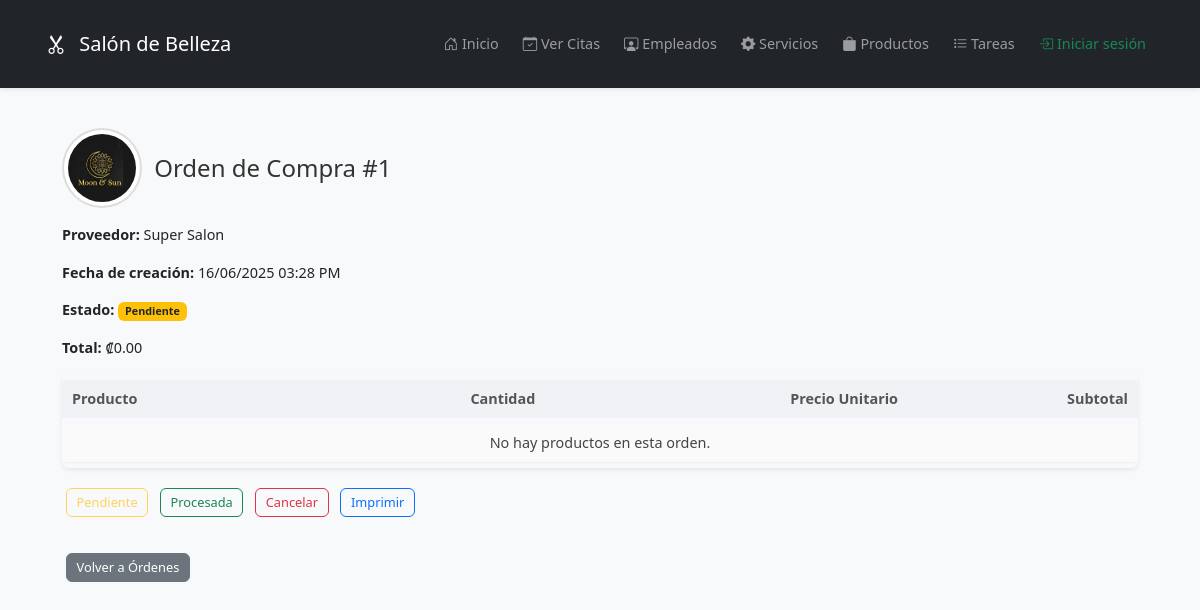
Page /ordenes/1 on the earlier database version.
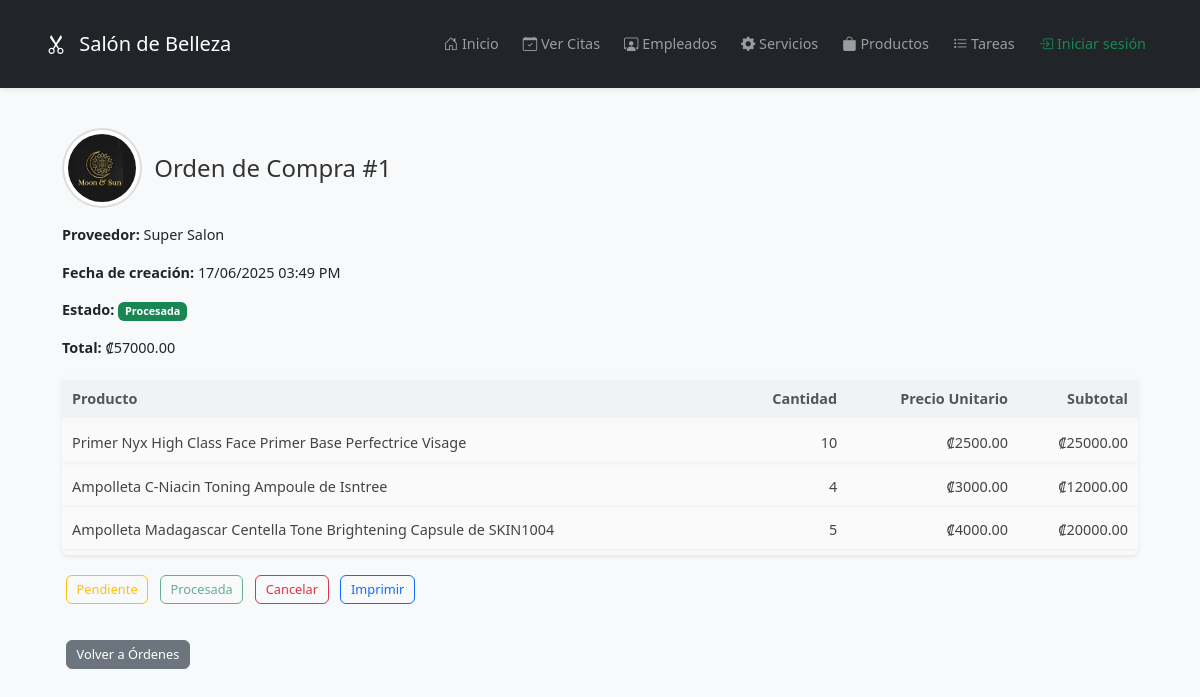
Same page on the later database version.
### models.py (models this page shows, shortened)
class OrdenCompra(db.Model):
    __tablename__ = 'ordenes_compra'
    id = db.Column(db.Integer, primary_key=True)
    proveedor_id = db.Column(db.Integer, db.ForeignKey('proveedores.id'), nullable=False)
    fecha_creacion = db.Column(db.DateTime, default=datetime.utcnow, nullable=False)
    estado = db.Column(db.String(50), default='pendiente')
    total = db.Column(db.Float, default=0.0)
    proveedor = db.relationship('Proveedor', backref='ordenes', lazy=True)
    detalles = db.relationship('DetalleOrdenCompra', backref='orden', lazy=True, cascade='all, delete-orphan')

class DetalleOrdenCompra(db.Model):
    __tablename__ = 'detalle_orden_compra'
    id = db.Column(db.Integer, primary_key=True)
    orden_compra_id = db.Column(db.Integer, db.ForeignKey('ordenes_compra.id'), nullable=False)
    producto_id = db.Column(db.Integer, db.ForeignKey('productos.id'), nullable=False)
    cantidad = db.Column(db.Integer, nullable=False)
    precio_unitario = db.Column(db.Float, nullable=False)
    producto = db.relationship('Producto')

class Producto(db.Model):
    __tablename__ = 'productos'
    id = db.Column(db.Integer, primary_key=True)
    nombre = db.Column(db.String(100), nullable=False)
    precio = db.Column(db.Float, nullable=False)
    descripcion = db.Column(db.String(255))
    imagen_url = db.Column(db.String(255))  # opcional, para mostrar imágenes

### main.py (the view)
@app.route('/ordenes/<int:id>')
def detalle_orden(id):
    orden = db.session.query(OrdenCompra).options(
        joinedload(OrdenCompra.detalles).joinedload(DetalleOrdenCompra.producto),
        joinedload(OrdenCompra.proveedor)
    ).get_or_404(id)
    if orden.fecha_creacion.tzinfo is None:
        fecha_utc = orden.fecha_creacion.replace(tzinfo=utc)
    else:
        fecha_utc = orden.fecha_creacion.astimezone(utc)
    tz_cr = timezone('America/Costa_Rica')
    orden.fecha_local = fecha_utc.astimezone(tz_cr)
    return render_template('admin/detalle_orden.html', orden=orden)

### templates/admin/detalle_orden.html (shortened to what this page needs)
{% extends 'admin/layout.html' %}
{% block content %}
<div class="container">
  <div class="d-flex align-items-center mb-3">
    <img src="{{ url_for('static', filename='logo.png') }}" alt="Logo" class="header-logo">
    <h1 class="header-title mb-0">Orden de Compra #{{ orden.id }}</h1>
  </div>
  <p><strong>Proveedor:</strong> {{ orden.proveedor.nombre }}</p>
  <p><strong>Fecha de creación:</strong> {{ orden.fecha_local.strftime('%d/%m/%Y %I:%M %p') }}</p>
  <p><strong>Estado:</strong>
    <span class="badge
      {% if orden.estado == 'pendiente' %}bg-warning text-dark
      {% elif orden.estado == 'procesada' %}bg-success
      {% elif orden.estado == 'cancelada' %}bg-danger
      {% endif %}">
      {{ orden.estado|capitalize }}
    </span>
  </p>
  <p><strong>Total:</strong> ₡{{ "%.2f"|format(orden.total) }}</p>
  <div class="table-responsive shadow-sm rounded">
    <table>
      <thead>
        <tr>
          <th>Producto</th>
          <th class="text-end">Cantidad</th>
          <th class="text-end">Precio Unitario</th>
          <th class="text-end">Subtotal</th>
        </tr>
      </thead>
      <tbody>
        {% for detalle in orden.detalles %}
          <tr>
            <td>{{ detalle.producto.nombre }}</td>
            <td class="text-end">{{ detalle.cantidad }}</td>
            <td class="text-end">₡{{ "%.2f"|format(detalle.precio_unitario) }}</td>
            <td class="text-end">₡{{ "%.2f"|format(detalle.cantidad * detalle.precio_unitario) }}</td>
          </tr>
        {% else %}
          <tr>
            <td colspan="4" class="text-center">No hay productos en esta orden.</td>
          </tr>
        {% endfor %}
      </tbody>
    </table>
  </div>
  <div class="my-3 no-print">
    <form method="post" action="{{ url_for('cambiar_estado_orden', id=orden.id) }}" class="d-inline">
      <button type="submit" class="btn btn-outline-warning"
        {% if orden.estado == 'pendiente' %}disabled{% endif %}
        onclick="return confirm('¿Seguro que deseas marcar esta orden como PENDIENTE?');">
        Pendiente
      </button>
    </form>
    <form method="post" action="{{ url_for('cambiar_estado_orden', id=orden.id) }}" class="d-inline">
      <button type="submit" class="btn btn-outline-success"
        {% if orden.estado == 'procesada' %}disabled{% endif %}
        onclick="return confirm('¿Confirmas que esta orden ha sido PROCESADA?');">
        Procesada
      </button>
    </form>
    <form method="post" action="{{ url_for('cambiar_estado_orden', id=orden.id) }}" class="d-inline">
      <button type="submit" class="btn btn-outline-danger"
        onclick="return confirm('¿Estás seguro de que deseas CANCELAR esta orden? Esta acción no se puede deshacer.');">
        Cancelar
      </button>
    </form>
    <a href="#" class="btn btn-outline-primary" onclick="window.print(); return false;">
      Imprimir
    </a>
  </div>
  <a href="{{ url_for('listar_ordenes') }}" class="btn btn-secondary mt-3 no-print">Volver a Órdenes</a>
</div>
{% endblock %}

Differences in the rows shown:
changed OrdenCompra id 1: estado "Pendiente" → "Procesada"; total "0.00" → "57000.00"
now on this page (row edited): DetalleOrdenCompra: producto.nombre "Primer Nyx High Class Face Primer Base Perfectrice Visage", cantidad "10", precio_unitario "2500.00", detalle.cantidad*detalle.precio_unitario "25000.00"
now on this page (row edited): DetalleOrdenCompra: producto.nombre "Ampolleta C-Niacin Toning Ampoule de Isntree", cantidad "4", precio_unitario "3000.00", detalle.cantidad*detalle.precio_unitario "12000.00"
now on this page (row edited): DetalleOrdenCompra: producto.nombre "Ampolleta Madagascar Centella Tone Brightening Capsule de SKIN1004", cantidad "5", precio_unitario "4000.00", detalle.cantidad*detalle.precio_unitario "20000.00"
Other differences:
{{ orden.fecha_local.strftime('%d/%m/%Y %I:%M %p') }}: "16/06/2025 03:28 PM" → "17/06/2025 03:49 PM"
text no longer shown: "No hay productos en esta orden."
